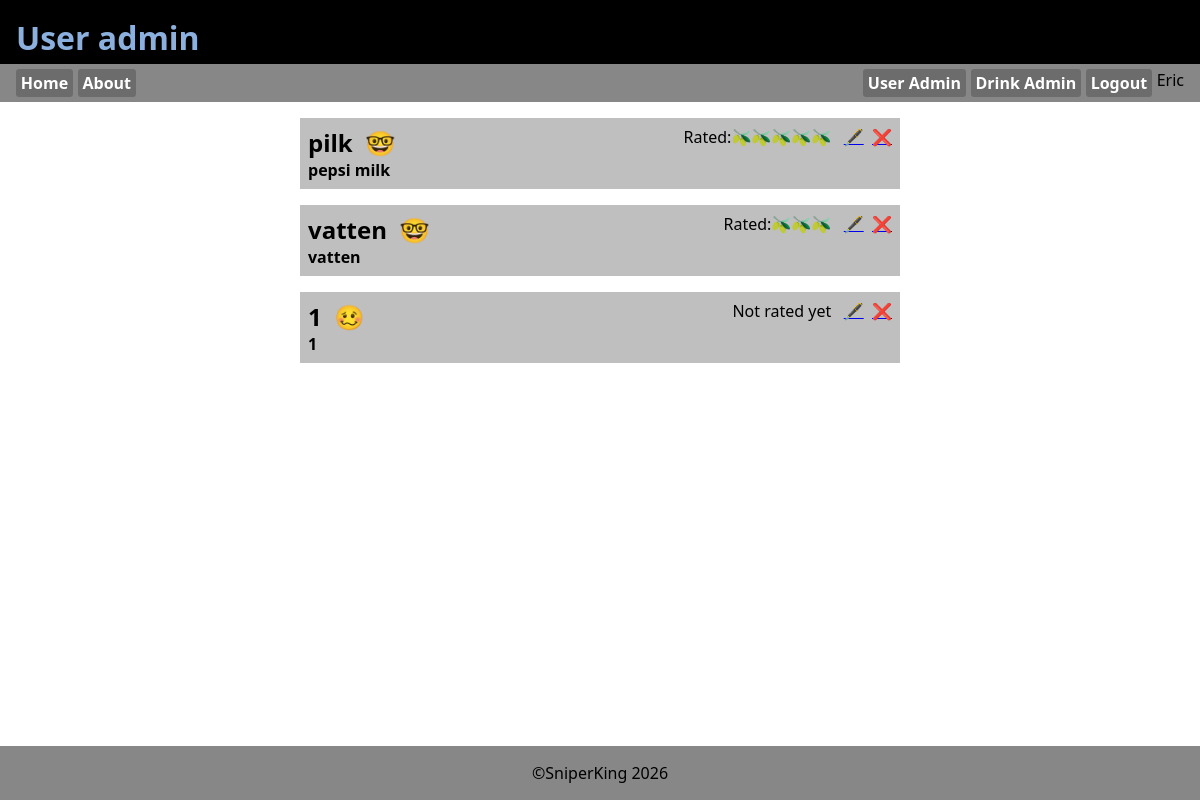
The page /drinkadmin.php (signed in) on the database its author committed.
### tables this page shows
CREATE TABLE `tbl_user` (
  `id` int(11) NOT NULL,
  `username` varchar(32) NOT NULL,
  `password` varchar(255) NOT NULL,
  `userlevel` int(11) NOT NULL DEFAULT 10,
  `lastlogin` timestamp NOT NULL DEFAULT current_timestamp(),
  `realname` varchar(80) NOT NULL,
  `mail` varchar(100) NOT NULL,
  `created` timestamp NOT NULL DEFAULT current_timestamp()
);

CREATE TABLE `tbl_drinks` (
  `id` int(11) NOT NULL,
  `drinkname` varchar(255) NOT NULL,
  `description` varchar(255) NOT NULL,
  `ingredients` text NOT NULL,
  `recipe` text NOT NULL,
  `alcoholic` tinyint(4) NOT NULL,
  `rating` int(11) NOT NULL DEFAULT 3 COMMENT 'posibilities'
);

### asset.php (called while the page is built, shortened)
<?php
$db_host="localhost";
$db_user="root";
$db_pass="";
$db_name="drink";
$conn=mysqli_connect($db_host, $db_user, $db_pass, $db_name);
function isLevel($level){
    if(isset($_SESSION['level'])){
        if(intval($_SESSION['level'])>=$level){
            return true;
        }else{
            return false;
        }
    }else{
        return false;
    }
}
function showRating($drinkid){
    global $conn;
    if (mysqli_num_rows(mysqli_query($conn, "SELECT * FROM tbl_reviews WHERE drinkid='$drinkid' LIMIT 1")) > 0) {
        $sql="SELECT AVG(score) as rating FROM tbl_reviews WHERE drinkid='$drinkid'";
        $result=mysqli_query($conn, $sql);
        $row=mysqli_fetch_assoc($result);
        $rating=$row['rating'];
        $sql="UPDATE tbl_drinks SET rating=$rating WHERE id=$drinkid";
        $number=intval(round($row['rating']));
        $retStr="";
        for($vdo=0;$vdo<$number;$vdo++){
            $retStr.="🫒";
        }
        return $retStr;
    } else {
        return false;
    }
}
function isAlcoholic($value){
    if($value){
        return "🥴";
    }else{
        return "🤓";
    }
}
function getUsername(){
    global $conn;
    $userid=$_SESSION['id'];
    $sql="SELECT username FROM tbl_user WHERE id=$userid";
    $result=mysqli_query($conn, $sql);
    $row=mysqli_fetch_assoc($result);
    if(mysqli_num_rows($result)>0){
        return $row['username'];
    }else{
        return "Guest";
    }
}
?>

### drinkadmin.php (the view, shortened to what this page needs)
<!DOCTYPE html>
<?php require_once("asset.php"); ?>
<html lang="en">
<head>
    <link rel="stylesheet" href="style.css">
</head>
<body>
    <header>
        <h1>User admin</h1>
    </header>
    <?php require_once("_nav.php"); ?>
    <main>
        <?php  if(isset($_GET['edit'])): ?>
            <?php
                $id=intval($_GET['edit']);
                $sql="SELECT * FROM tbl_drinks WHERE id=$id";
                $result=mysqli_query($conn, $sql);
                $row=mysqli_fetch_assoc($result);
            ?>
        <form action="drinkadmin.php" method="POST">
            <input type="hidden" name="id" value="<?=$id?>">
            <div class="user_data"><?=$id?>&nbsp;&nbsp;<?=$row['drinkname']?><br><?=$row['description']?><br><?=$row['rating']?></div>
            <label for="drinkname">Drink name:</label>
            <input type="text" name="drinkname" id="drinkname" value="<?=$row['drinkname']?>">
            <label for="desc">Description:</label>
            <input type="text" name="desc" id="desc" value="<?=$row['description']?>">
            <label for="alcoholic">Is there alcohol in this drink?</label>
            <select name="alcoholic">
                <option value="0" <?php if($row['alcoholic']==0){echo "selected";} ?> >Not alcoholic</option>
                <option value="1" <?php if($row['alcoholic']==1){echo "selected";} ?> >Contains alcohol</option>
            </select>
            <label for="ingredients">Ingredients (Separate rows)</label>
            <textarea name="ingredients" rows="6"><?=$row['ingredients']?></textarea>
            <label for="recipe">How do you build the drink?</label>
            <textarea name="recipe" rows="6"><?=$row['recipe']?></textarea>
            <input type="submit" name="btn_edit" value="Update drink">
        </form>
        <?php else: ?>
 <?php
    $sql="SELECT * FROM tbl_drinks ORDER BY rating DESC";
    $result=mysqli_query($conn, $sql);
?>
<?php while($row=mysqli_fetch_assoc($result)): ?>
<details>
    <summary>
        <div>
            <h2><?=$row['drinkname']?>&nbsp;&nbsp;<span><?=isAlcoholic(intval($row['alcoholic']))?></span></h2>
            <h4><?=$row['description']?></h4></div>
            <div class="filler"></div>
            <?php if (showRating($row['id']) !== false) {
                $rating2 = "Rated:" . showRating($row['id']);
            }else {
                $rating2 = "Not rated yet";
             } ?>
            <div> <?=$rating2?> &nbsp;&nbsp;<a href="drinkadmin.php?edit=<?=$row['id']?>">🖋️</a>&nbsp;&nbsp;<a href="drinkadmin.php?del=<?=$row['id']?>">❌</a></div>
    </summary>
</details>
<?php endwhile; ?>
            <?php endif; ?>
    </main>
    <?php require_once("_footer.php"); ?>
</body>
</html>

### _nav.php
<nav>
    <a href="index.php">Home</a>
    <a href="about.php">About</a>
    <div class="fill"></div>
    <?php if(isLevel(1000)):?>
        <a href="useradmin.php">User Admin</a>
        <a href="drinkadmin.php">Drink Admin</a>
    <?php endif; ?>
    <?php if(!isLevel(10)){?>
    <a href="register.php">Register</a>
    <button class="loginbttn" popovertarget="login">Login</button>
    <?php }else{ ?>
    <a href="_login.php?logout=1">Logout</a>
    <div class="userinfo">
        <p><?=getUsername()?></p>
    <?php } ?>
</nav>

### style.css (style rules this page uses)
:root { --clr_back_header:#000; --clr_header:#8bb0de; --clr_back_nav:#878787; --clr_back_footer:var(--clr_back_nav); }
*, *:before, *:after { margin: 0; padding: 0; box-sizing: border-box; }
body { height:100dvh; display:flex; flex-direction: column; font-family: system-ui, sans-serif; }
header { background: var(--clr_back_header); color:var(--clr_header); height:4rem; padding: 1rem; }
main { flex-grow: 5; display:flex; flex-direction: column; gap:1rem; padding-top: 1rem; }
summary { display:flex; width:100%; background: #0003; padding: .5rem; }
.filler { flex-grow: 5; }
details { display:flex; flex-direction: column; background: #0001; width:50%; margin-left: auto; margin-right: auto; transition: all 0.05s ease-in-out; }
:root { --formborder: rgb(0, 0, 0, .5); --formback: rgb(0, 0, 0, .1); --formlabelcolor: rgb(0, 0, 0, .6) }

### rows shown on the page
tbl_user: username "Eric"
tbl_drinks: drinkname "pilk", alcoholic "🤓", description "pepsi milk", rating2 "Rated:🫒🫒🫒🫒🫒"
tbl_drinks: drinkname "vatten", alcoholic "🤓", description "vatten", rating2 "Rated:🫒🫒🫒"
tbl_drinks: drinkname "1", alcoholic "🥴", description "1", rating2 "Not rated yet"
